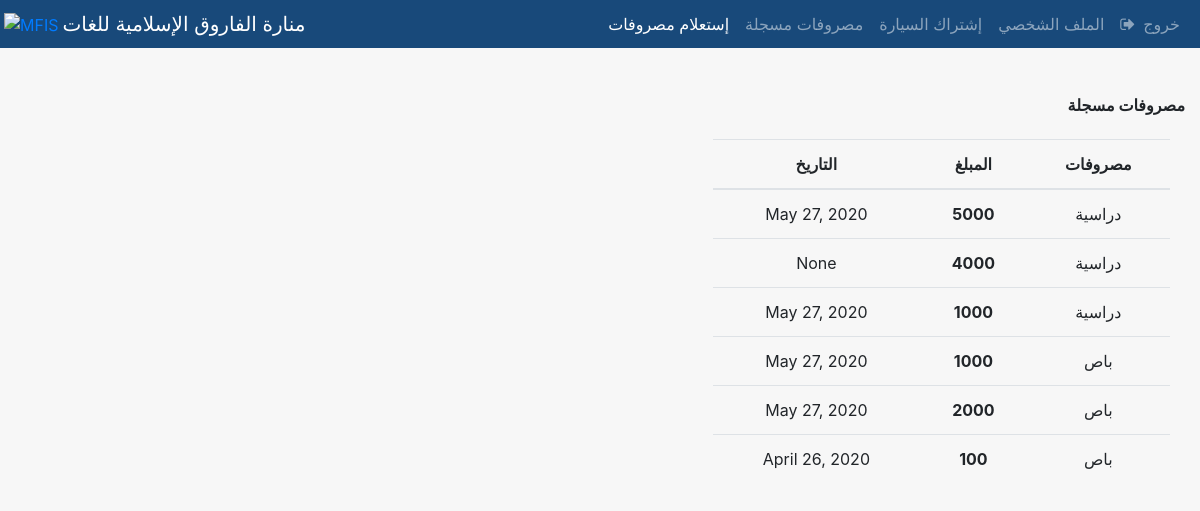
/fee/recorded/ (signed in), run on the app's committed database.
### fees/models.py (models this page shows, shortened)
class Fee(models.Model):
    BankA_CHOICES = (
        ('نقدي بالمدرسة', 'نقدي بالمدرسة'),
        ('1903530354880500015', '1903530354880500015'),
        ('1903530635939400011', '1903530635939400011'),
        ('1903530776181400019', '1903530776181400019'),
        ('1903530635939300017', '1903530635939300017'),
        ('1903530709961400015', '1903530709961400015'),
    )
    KIND_CHOICES = (
        ('دراسية', 'دراسية'),
        ('باص', 'باص'),
    )
    SCHOOL_CHOICES = (
        (None, ""),
        ('بنين', 'بنين'),
        ('بنات', 'بنات'),
    )
    payment_date = models.DateField(null=True, blank=True)
    bank_account = models.CharField(max_length=19, choices=BankA_CHOICES)
    value = models.PositiveSmallIntegerField(null=True)
    created = models.DateTimeField(auto_now_add=True)
    kind = models.CharField(max_length=6, choices=KIND_CHOICES)
    school = models.CharField( max_length=4, choices=SCHOOL_CHOICES, blank=True)
    student = models.ForeignKey(to='student.Student', on_delete=models.CASCADE, null=True)

### fees/views.py (the view)
# urls.py: path('recorded/', views.recorded, name='recorded'),
def recorded(request):
    fees = Fee.objects.filter(student=request.user.id)
    return render(request, 'fees/recorded.html',{'fees':fees})

### fees/templates/fees/recorded.html (shortened to what this page needs)
{% extends 'student/base.html' %}
{% block content %}
<div class="container-fluid">
  <br>
  <br>
  <div class="row ">
    <div class="col-md-8  ">
    </div>
    <div class="col-md-4  mb-3 text-right">
      <h6><b>مصروفات مسجلة</b></h6>
    </div>
  </div>
    <div class="col-md-5 ml-auto text-center">
  		<table class="table table-hover">
  		  <thead>
  		    <tr>
  		      <th scope="col">التاريخ</th>
            <th scope="col">المبلغ</th>
            <th scope="col">مصروفات</th>
  		    </tr>
  		  </thead>
  		  <tbody>
           {% for fee in fees %}
  		    <tr>
  		      <td>{{ fee.payment_date }}</td>
            <th scope="row">{{ fee.value }}</th>
            <td>{{ fee.kind }}</td>
           {% endfor %}
  		  </tbody>
  		</table>
    </div>
    <br>
    <br>
    <br>
    <br>
    <br>
    <br>
    <br>
</div>
{% endblock %}

### student/templates/student/base.html (shortened to what this page needs)
{% load static %}
<!doctype html>
<html lang="en">
  <head>
    <link rel="stylesheet" href="https://stackpath.bootstrapcdn.com/bootstrap/4.4.1/css/bootstrap.min.css">
    <link href="//maxcdn.bootstrapcdn.com/font-awesome/4.7.0/css/font-awesome.min.css" rel="stylesheet">
    <link rel="stylesheet" href="{% static '/css/base.css' %}">
  </head>
  <body>
    {% include 'student/navbar.html' %}
    <div class="bg">{% block content %} {% endblock %}</div>
  </body>
</html>

### student/templates/student/navbar.html (shortened to what this page needs)
{% load static %}
    <nav class="navbar  p-1 navbar-expand-md  cib navbar-dark sticky-top ">
      <a href="#" class=" m-0"><img src="{% static '/images/logo3.png '%}" height="70" alt="MFIS"></a>
      <a class="navbar-brand m-0 ml-1" href="{% url 'home' %}">منارة الفاروق الإسلامية للغات</a>
      <div id="navb" class="navbar-collapse collapse hide text-right">
        <ul class="navbar-nav ml-auto mr-2">
                {% url 'profile' as profile_url %}
                {% if user.is_authenticated and request.get_full_path != profile_url %}
                <li class="nav-item">
                  <li class="nav-item active">
                    <a class="nav-link" href="{% url 'dashboard' %}">إستعلام مصروفات</a>
                  </li>
                  <li class="nav-item">
                    <a class="nav-link" href="{% url 'recorded' %}">مصروفات مسجلة</a>
                  </li>
                  <li class="nav-item">
                    <a class="nav-link" href="{% url 'agreement' %}">إشتراك السيارة</a>
                  </li>
                  <li class="nav-item">
                    <a class="nav-link" href="{% url 'profile' %}">الملف الشخصي</a>
                  </li>
                  <li class="nav-item">
                      <a href="#" onclick="$('#signOutBtn').click()" class="nav-link"><i class="fa fa-sign-out mr-2"></i>خروج</a>
                  </li>
                  {% endif %}
        </ul>
      </div>
    </nav>

### static/css/base.css (style rules this page uses)
html, body { height: 100%; background-color: #f7f7f7; }
.cib { background-color: #18497A; color: #FFFFFF; }

### data on the page
Fee: payment_date "May 27, 2020", value "5000", kind "دراسية"
Fee: payment_date "None", value "4000", kind "دراسية"
Fee: payment_date "May 27, 2020", value "1000", kind "دراسية"
Fee: payment_date "May 27, 2020", value "1000", kind "باص"
Fee: payment_date "May 27, 2020", value "2000", kind "باص"
Fee: payment_date "April 26, 2020", value "100", kind "باص"
